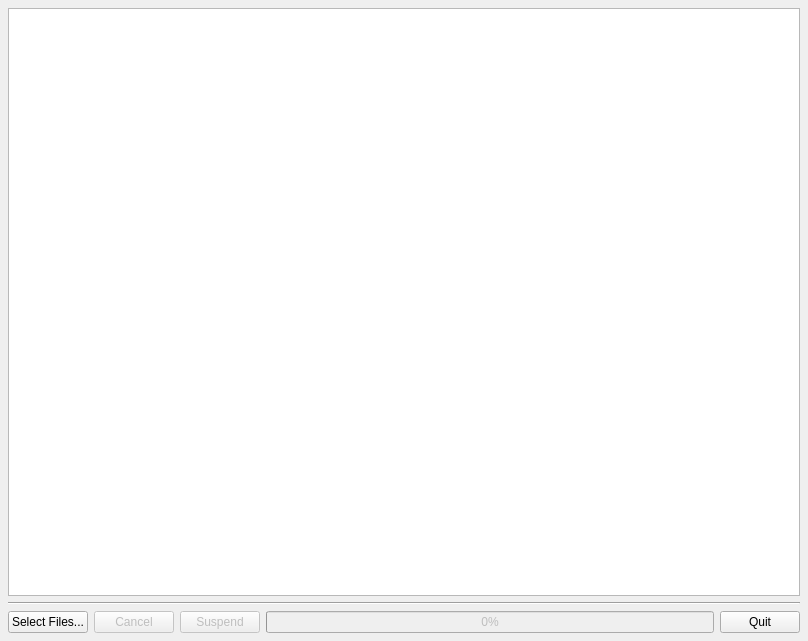
<ui version="4.0" >
 <class>SMIVBase</class>
 <widget class="QWidget" name="SMIVBase" >
  <property name="geometry" >
   <rect>
    <x>0</x>
    <y>0</y>
    <width>808</width>
    <height>641</height>
   </rect>
  </property>
  <layout class="QGridLayout" >
   <property name="margin" >
    <number>8</number>
   </property>
   <property name="spacing" >
    <number>6</number>
   </property>
   <item row="1" column="0" colspan="5" >
    <widget class="Line" name="line" >
     <property name="orientation" >
      <enum>Qt::Horizontal</enum>
     </property>
    </widget>
   </item>
   <item row="2" column="0" >
    <widget class="QPushButton" name="pbSelectFiles" >
     <property name="text" >
      <string>Select Files...</string>
     </property>
    </widget>
   </item>
   <item row="2" column="1" >
    <widget class="QPushButton" name="pbCancel" >
     <property name="enabled" >
      <bool>false</bool>
     </property>
     <property name="text" >
      <string>Cancel</string>
     </property>
    </widget>
   </item>
   <item row="2" column="2" >
    <widget class="QPushButton" name="pbSuspend" >
     <property name="enabled" >
      <bool>false</bool>
     </property>
     <property name="text" >
      <string>Suspend</string>
     </property>
    </widget>
   </item>
   <item row="2" column="3" >
    <widget class="QProgressBar" name="progressBar" >
     <property name="enabled" >
      <bool>false</bool>
     </property>
     <property name="value" >
      <number>0</number>
     </property>
    </widget>
   </item>
   <item row="2" column="4" >
    <widget class="QPushButton" name="pbQuit" >
     <property name="text" >
      <string>Quit</string>
     </property>
    </widget>
   </item>
   <item row="0" column="0" colspan="5" >
    <widget class="SMIVView" name="listView" />
   </item>
  </layout>
 </widget>
 <customwidgets>
  <customwidget>
   <class>SMIVView</class>
   <extends>QListView</extends>
   <header>SMIVView.h</header>
   <container>0</container>
   <pixmap></pixmap>
  </customwidget>
 </customwidgets>
 <resources/>
 <connections/>
</ui>
